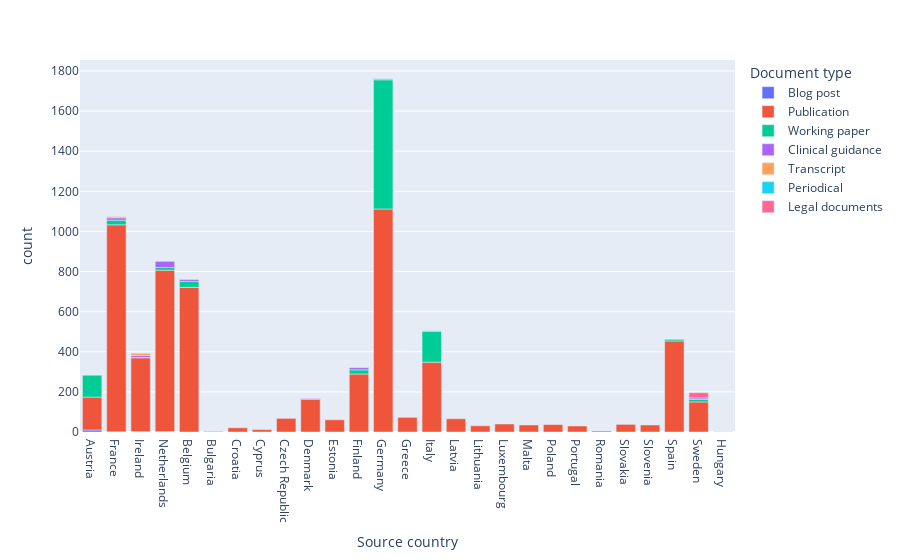

The cell this chart's notebook holds for it:
### Code cell
two_values_count_plot(df_eu_countries, 'Source country', 'Document type')

### Figure 1 — Plotly figure (JSON) as saved in the notebook; plotly's stock layout.template omitted (floating-point values rounded to 4 significant figures)
{"data": [{"alignmentgroup": "True", "hovertemplate": "Document type=Blog post<br>Source country=%{x}<br>count=%{y}<extra></extra>", "legendgroup": "Blog post", "marker": {"color": "#636efa", "pattern": {"shape": ""}}, "name": "Blog post", "offsetgroup": "Blog post", "orientation": "v", "showlegend": true, "textposition": "auto", "type": "bar", "x": ["Austria", "France", "Ireland", "Netherlands"], "xaxis": "x", "y": [10, 1, 2, 2], "yaxis": "y"}, {"alignmentgroup": "True", "hovertemplate": "Document type=Publication<br>Source country=%{x}<br>count=%{y}<extra></extra>", "legendgroup": "Publication", "marker": {"color": "#EF553B", "pattern": {"shape": ""}}, "name": "Publication", "offsetgroup": "Publication", "orientation": "v", "showlegend": true, "textposition": "auto", "type": "bar", "x": ["Austria", "Belgium", "Bulgaria", "Croatia", "Cyprus", "Czech Republic", "Denmark", "Estonia", "Finland", "France", "Germany", "Greece", "Ireland", "Italy", "Latvia", "Lithuania", "Luxembourg", "Malta", "Netherlands", "Poland", "Portugal", "Romania", "Slovakia", "Slovenia", "Spain", "Sweden"], "xaxis": "x", "y": [164, 721, 3, 21, 12, 68, 163, 61, 289, 1032, 1112, 73, 368, 348, 66, 31, 40, 35, 805, 37, 30, 5, 38, 35, 454, 150], "yaxis": "y"}, {"alignmentgroup": "True", "hovertemplate": "Document type=Working paper<br>Source country=%{x}<br>count=%{y}<extra></extra>", "legendgroup": "Working paper", "marker": {"color": "#00cc96", "pattern": {"shape": ""}}, "name": "Working paper", "offsetgroup": "Working paper", "orientation": "v", "showlegend": true, "textposition": "auto", "type": "bar", "x": ["Austria", "Belgium", "Finland", "France", "Germany", "Hungary", "Ireland", "Italy", "Netherlands", "Spain", "Sweden"], "xaxis": "x", "y": [109, 30, 21, 23, 644, 1, 2, 154, 13, 8, 13], "yaxis": "y"}, {"alignmentgroup": "True", "hovertemplate": "Document type=Clinical guidance<br>Source country=%{x}<br>count=%{y}<extra></extra>", "legendgroup": "Clinical guidance", "marker": {"color": "#ab63fa", "pattern": {"shape": ""}}, "name": "Clinical guidance", "offsetgroup": "Clinical guidance", "orientation": "v", "showlegend": true, "textposition": "auto", "type": "bar", "x": ["Belgium", "Denmark", "Finland", "France", "Germany", "Ireland", "Netherlands", "Sweden"], "xaxis": "x", "y": [11, 4, 11, 12, 5, 10, 31, 7], "yaxis": "y"}, {"alignmentgroup": "True", "hovertemplate": "Document type=Transcript<br>Source country=%{x}<br>count=%{y}<extra></extra>", "legendgroup": "Transcript", "marker": {"color": "#FFA15A", "pattern": {"shape": ""}}, "name": "Transcript", "offsetgroup": "Transcript", "orientation": "v", "showlegend": true, "textposition": "auto", "type": "bar", "x": ["Belgium", "France", "Ireland"], "xaxis": "x", "y": [1, 6, 11], "yaxis": "y"}, {"alignmentgroup": "True", "hovertemplate": "Document type=Periodical<br>Source country=%{x}<br>count=%{y}<extra></extra>", "legendgroup": "Periodical", "marker": {"color": "#19d3f3", "pattern": {"shape": ""}}, "name": "Periodical", "offsetgroup": "Periodical", "orientation": "v", "showlegend": true, "textposition": "auto", "type": "bar", "x": ["Germany", "Italy"], "xaxis": "x", "y": [1, 3], "yaxis": "y"}, {"alignmentgroup": "True", "hovertemplate": "Document type=Legal documents<br>Source country=%{x}<br>count=%{y}<extra></extra>", "legendgroup": "Legal documents", "marker": {"color": "#FF6692", "pattern": {"shape": ""}}, "name": "Legal documents", "offsetgroup": "Legal documents", "orientation": "v", "showlegend": true, "textposition": "auto", "type": "bar", "x": ["Sweden"], "xaxis": "x", "y": [26], "yaxis": "y"}], "layout": {"barmode": "relative", "legend": {"title": {"text": "Document type"}, "tracegroupgap": 0}, "margin": {"t": 60}, "xaxis": {"anchor": "y", "domain": [0, 1], "title": {"text": "Source country"}}, "yaxis": {"anchor": "x", "domain": [0, 1], "title": {"text": "count"}}}}
